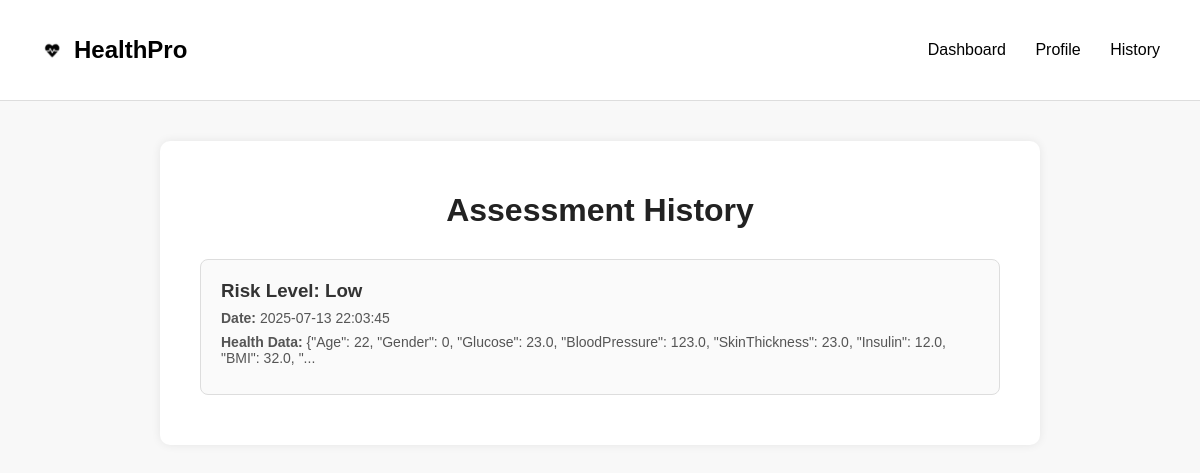
The page /assessment/history (signed in) on the database its author committed.
### diabetes_predictor/backend/app.py (models this page shows)
class RiskAssessment(db.Model):
    id = db.Column(db.Integer, primary_key=True)
    user_id = db.Column(db.Integer)
    health_data = db.Column(db.Text)
    risk_level = db.Column(db.String(10))
    assessment_date = db.Column(db.DateTime)

### diabetes_predictor/backend/app.py (the view)
@app.route('/assessment/history')
def assessment_history():
    if 'user' not in session:
        return redirect(url_for('login'))
    records = RiskAssessment.query.filter_by(user_id=session['user_id']).all()
    return render_template('history.html', records=records)

### diabetes_predictor/backend/templates/history.html (shortened to what this page needs)
<!DOCTYPE html>
<html lang="en">
<head>
</head>
<body>
  <div class="navbar">
    <div class="navbar-left">
      <img src="{{ url_for('static', filename='images/blackheart.png') }}" alt="Logo">
      <h2>HealthPro</h2>
    </div>
    <div class="navbar-right">
      <a href="/">Dashboard</a>
      <a href="/profile">Profile</a>
      <a href="/assessment/history">History</a>
    </div>
  </div>
  <div class="container">
    <h1>Assessment History</h1>
    {% if records %}
      {% for r in records %}
      <div class="record">
        <h3>Risk Level: <strong>{{ r.risk_level }}</strong></h3>
        <p><strong>Date:</strong> {{ r.assessment_date.strftime('%Y-%m-%d %H:%M:%S') }}</p>
        <p><strong>Health Data:</strong> {{ r.health_data[:120] }}{% if r.health_data|length > 120 %}...{% endif %}</p>
      </div>
      {% endfor %}
    {% else %}
      <div class="no-record">You have not submitted any assessments yet.</div>
    {% endif %}
  </div>
</body>
</html>

### diabetes_predictor/backend/templates/history.html (style rules this page uses)
body { margin: 0; font-family: Arial, sans-serif; background-color: #f8f8f8; }
.navbar { display: flex; justify-content: space-between; align-items: center; padding: 16px 40px; background-color: #fff; border-bottom: 1px solid #ddd; }
.navbar-left { display: flex; align-items: center; gap: 10px; }
.navbar-left img { width: 24px; }
.navbar-right a { margin-left: 25px; text-decoration: none; color: #000; font-weight: 500; }
.container { max-width: 800px; margin: 40px auto; background-color: #fff; padding: 30px 40px; border-radius: 10px; box-shadow: 0 0 10px rgba(0,0,0,0.08); }
h1 { text-align: center; margin-bottom: 30px; color: #222; }
.record { border: 1px solid #ddd; border-radius: 8px; padding: 20px; margin-bottom: 20px; background-color: #fafafa; }
.record h3 { margin: 0; color: #333; }
.record p { margin: 8px 0; color: #555; font-size: 14px; }

### rows shown on the page
RiskAssessment: risk_level "Low", assessment_date "2025-07-13 22:03:45", health_data "{\"Age\": 22, \"Gender\": 0, \"Glucose\": 23.0, \"BloodPressure\": 123.0, \"SkinThickness\": 23.0, \"Insulin\": 12.0, \"BMI\": 32.0, \""
